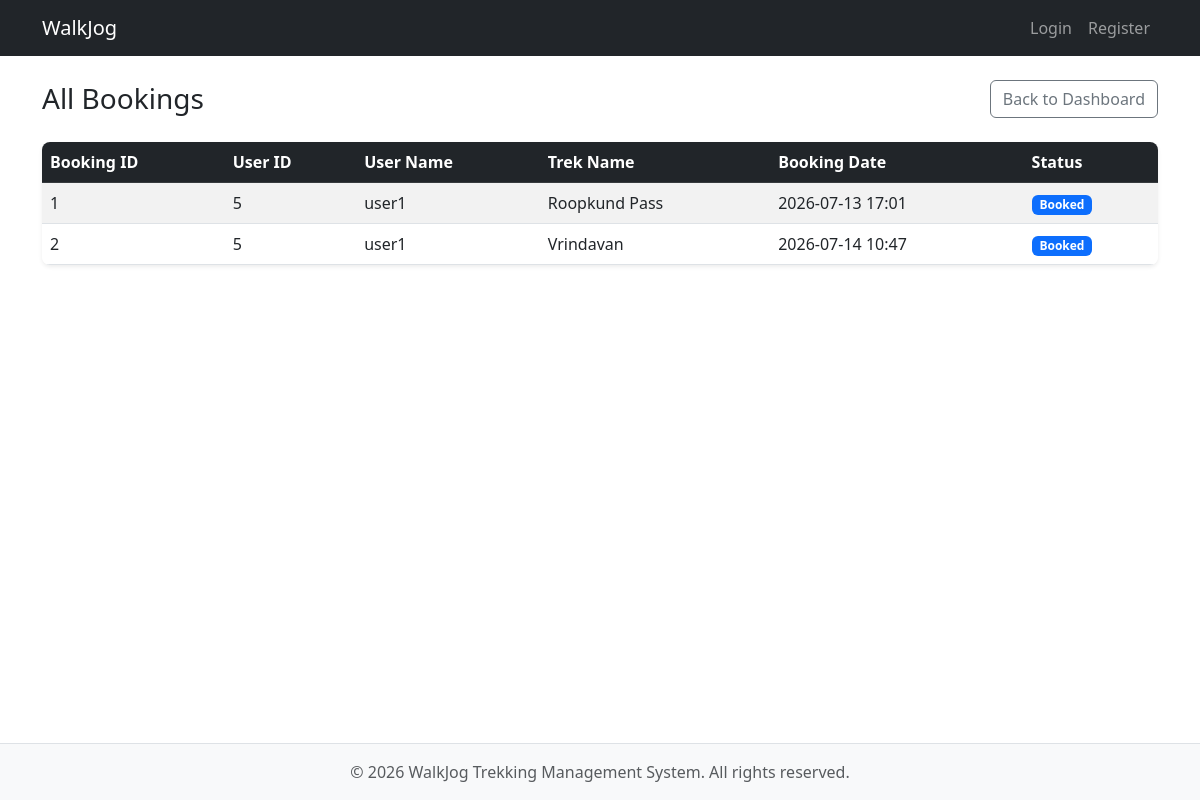
Before: /admin/bookings with the older database file.
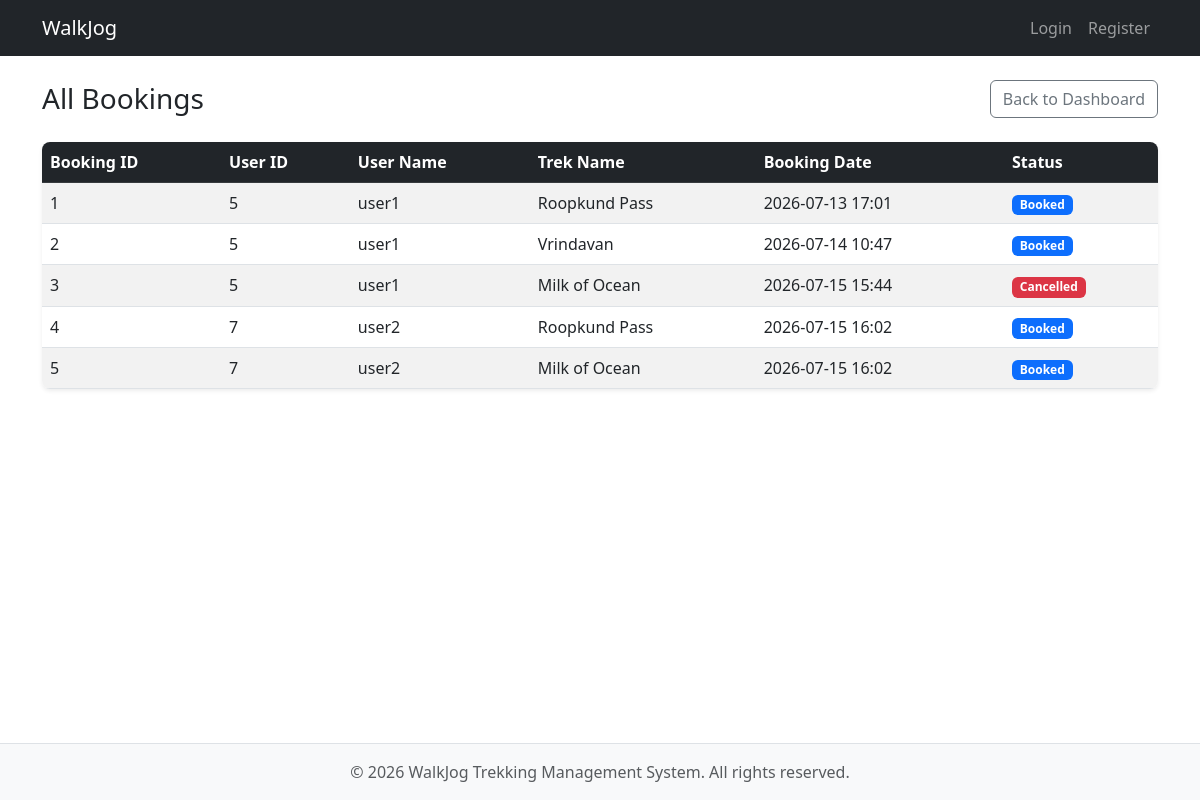
After: the same page with the newer database file.
### models.py (models this page shows)
class Booking(db.Model):
    __tablename__ = 'booking'
    booking_id = db.Column(
        db.Integer,
        primary_key=True
    )
    user_id = db.Column(
        db.Integer,
        db.ForeignKey('users.id'),
        nullable=False
    )
    trek_id = db.Column(
        db.Integer,
        db.ForeignKey('treks.trek_id'),
        nullable=False
    )
    booking_date = db.Column(
        db.DateTime,
        default=datetime.now
    )
    status = db.Column(
        db.String(20),
        default='Booked'
    )

class UserProfile(db.Model):
    __tablename__ = 'user_profile'
    user_id = db.Column(
        db.Integer,
        db.ForeignKey('users.id'),
        primary_key=True,
        nullable=False
    )
    name = db.Column(db.String(50), nullable=False)
    contact_details = db.Column(db.String(15), nullable=False)
    is_blacklisted = db.Column(db.Boolean, default=False)
    created_at = db.Column(db.DateTime, default=datetime.now)

class Trek(db.Model):
    __tablename__ = 'treks'
    trek_id = db.Column(
        db.Integer,
        primary_key=True
    )
    trek_name = db.Column(
        db.String(100),
        nullable=False
    )
    location = db.Column(
        db.String(100),
        nullable=False
    )
    difficulty = db.Column(
        db.String(20),
        nullable=False
    )
    available_slots = db.Column(
        db.Integer,
        nullable=False
    )
    duration = db.Column(
        db.Integer,
        nullable=True
    )
    status = db.Column(
        db.String(20),
        default='Pending'
    )
    start_date = db.Column(
        db.Date
    )
    end_date = db.Column(
        db.Date
    )
    is_blacklisted = db.Column(
        db.Boolean,
        default=False
    )
    staff_id = db.Column(
        db.Integer,
        db.ForeignKey('staff_profile.staff_id'),
        nullable=True
    )

### app.py (the view)
@app.route('/admin/bookings')
def admin_bookings():
    bookings = db.session.query(
        Booking.booking_id,
        Booking.user_id,
        UserProfile.name.label('user_name'),
        Trek.trek_name,
        Booking.booking_date,
        Booking.status
    ).join(UserProfile, Booking.user_id == UserProfile.user_id)\
     .join(Trek, Booking.trek_id == Trek.trek_id).all()
    return render_template('admin_bookings.html', bookings=bookings)

### templates/admin_bookings.html (shortened to what this page needs)
{% extends "base.html" %}
{% block content %}
<div class="d-flex justify-content-between align-items-center mb-4">
    <h1 class="h3 mb-0">All Bookings</h1>
    <a href="{{ url_for('admin_dashboard', username=session.get('username', 'admin')) }}" class="btn btn-outline-secondary">Back to Dashboard</a>
</div>
<div class="table-responsive bg-white rounded-3 shadow-sm">
    <table class="table table-hover table-striped mb-0 align-middle">
        <thead class="table-dark">
        <tr>
            <th>Booking ID</th>
            <th>User ID</th>
            <th>User Name</th>
            <th>Trek Name</th>
            <th>Booking Date</th>
            <th>Status</th>
        </tr>
        </thead>
        <tbody>
        {% for booking in bookings %}
        <tr>
            <td>{{ booking.booking_id }}</td>
            <td>{{ booking.user_id }}</td>
            <td>{{ booking.user_name }}</td>
            <td>{{ booking.trek_name }}</td>
            <td>{{ booking.booking_date.strftime('%Y-%m-%d %H:%M') if booking.booking_date else '' }}</td>
            <td>
                <span class="badge {% if booking.status == 'Booked' %}bg-primary{% elif booking.status == 'Cancelled' %}bg-danger{% elif booking.status == 'Completed' %}bg-success{% else %}bg-secondary{% endif %}">
                    {{ booking.status }}
                </span>
            </td>
        </tr>
        {% endfor %}
        </tbody>
    </table>
</div>
{% endblock %}

### templates/base.html (shortened to what this page needs)
<!DOCTYPE html>
<html lang="en">
<head>
  <link href="https://cdn.jsdelivr.net/npm/bootstrap@5.3.0/dist/css/bootstrap.min.css" rel="stylesheet">
</head>
<body class="d-flex flex-column min-vh-100">
  <nav class="navbar navbar-expand-lg navbar-dark bg-dark mb-4">
    <div class="container">
      <a class="navbar-brand" href="/">WalkJog</a>
      <div class="collapse navbar-collapse">
        <ul class="navbar-nav ms-auto">
          <li class="nav-item">
            <a class="nav-link" href="/login">Login</a>
          </li>
          <li class="nav-item">
            <a class="nav-link" href="/register">Register</a>
          </li>
        </ul>
      </div>
    </div>
  </nav>
  <div class="container flex-grow-1">
    {% block content %}
    {% endblock %}
  </div>
  <footer class="bg-light text-center text-muted py-3 mt-auto border-top">
    &copy; 2026 WalkJog Trekking Management System. All rights reserved.
  </footer>
</body>
</html>

Changed rows visible on the page:
added Booking: booking_id "3", user_id "5", user_name "user1", trek_name "Milk of Ocean", booking_date "2026-07-15 15:44", status "Cancelled"
added Booking: booking_id "4", user_id "7", user_name "user2", trek_name "Roopkund Pass", booking_date "2026-07-15 16:02", status "Booked"
added Booking: booking_id "5", user_id "7", user_name "user2", trek_name "Milk of Ocean", booking_date "2026-07-15 16:02", status "Booked"
